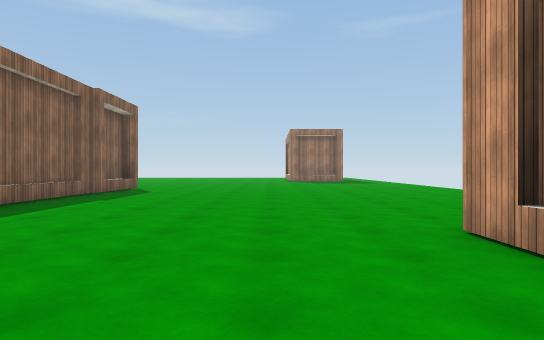
view 1 (above)

23 first-person views from a walk through a 3-D level made in the Unity game engine. The camera is 1.2 m above the floor, looks level and sees 75° across. The floor is counted in squares, 1.8 m on a side. Each view is taken from the middle of a square. On the plan, view 1 faces up. The plan holds only what a view shows up to about 11 squares ahead; the rest is blank. The place goes on beyond the plan. The player character is not drawn. Surface patterns are stand-ins for the level's own textures.

view 2
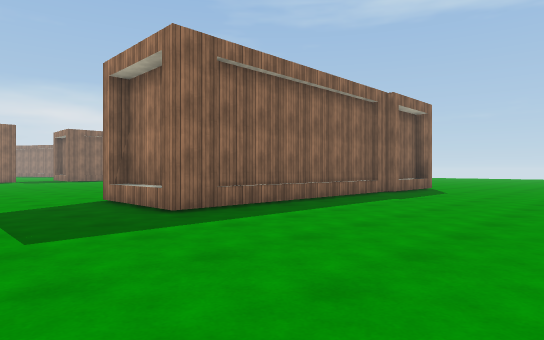

view 3
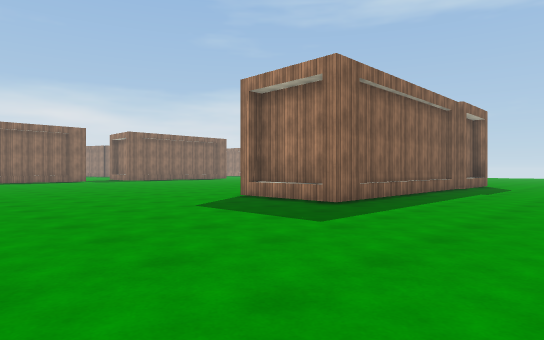

view 4
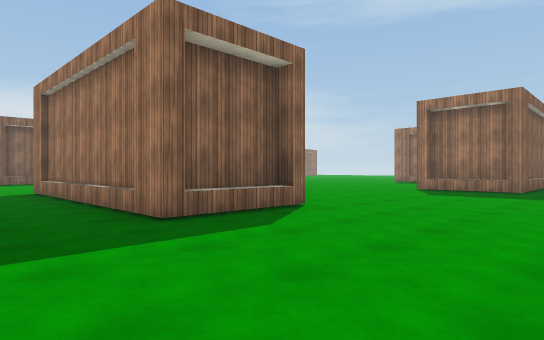

view 5
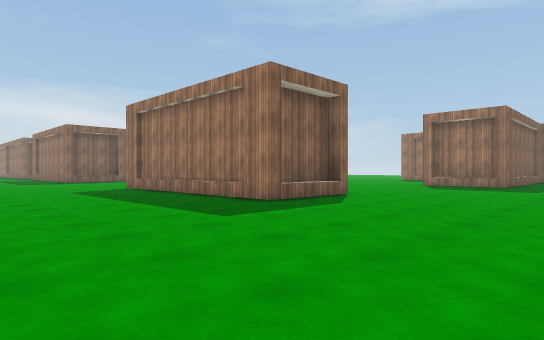

view 6
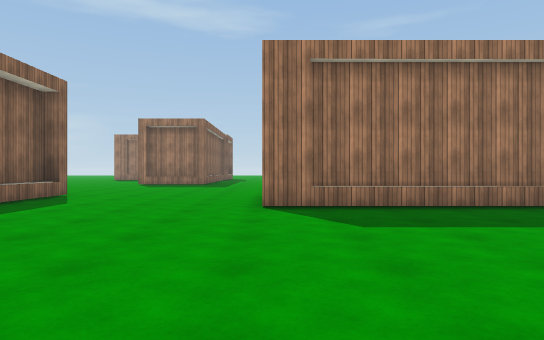

view 7
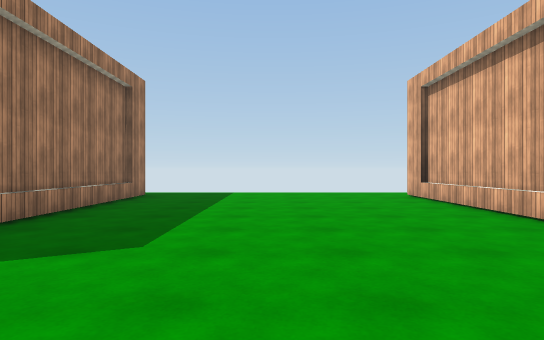

view 8
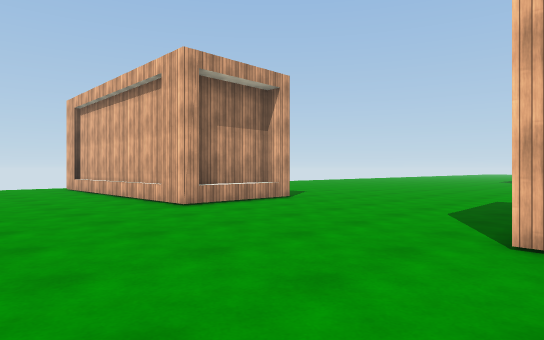

view 9
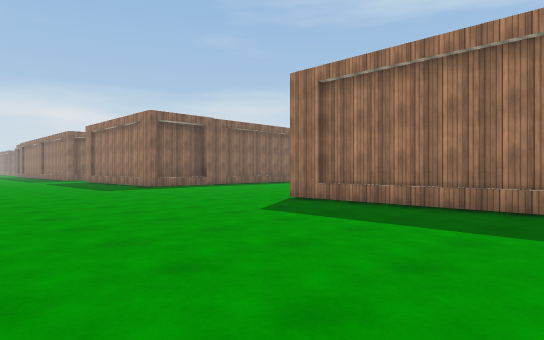

view 10
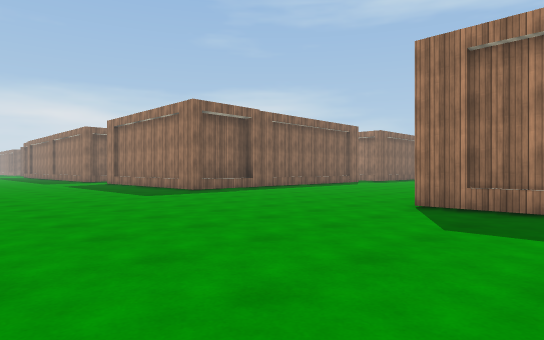

view 11
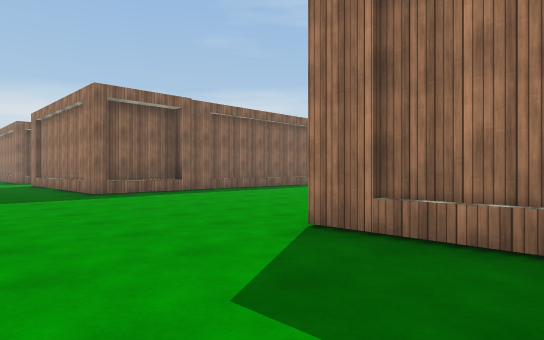

view 12
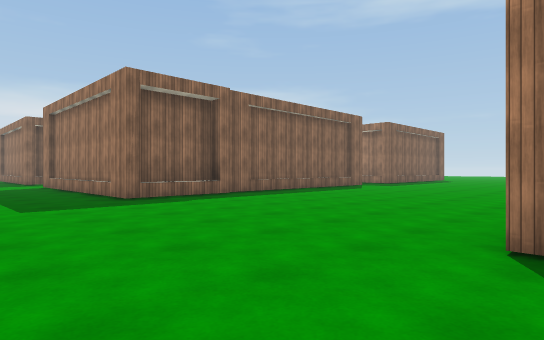

view 13
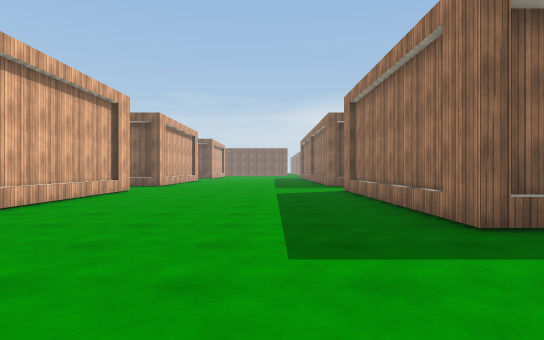

view 14
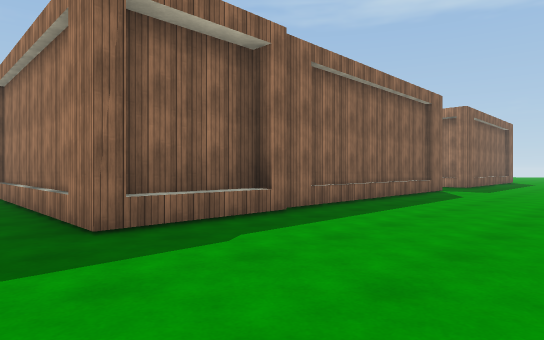

view 15
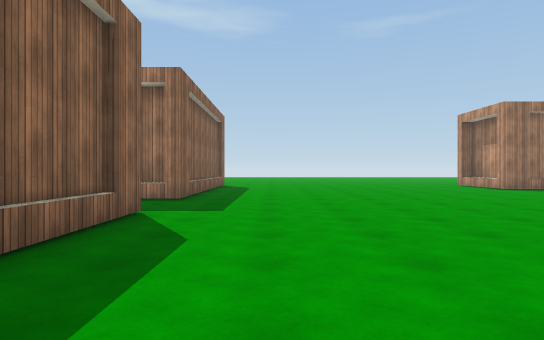

view 16
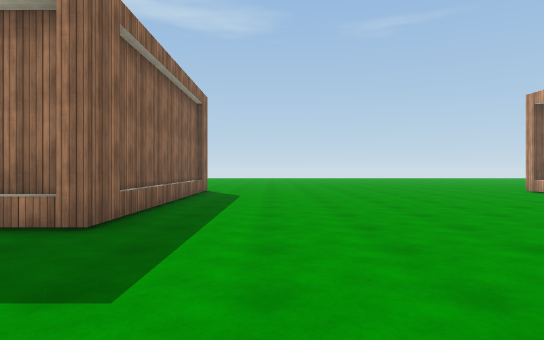

view 17
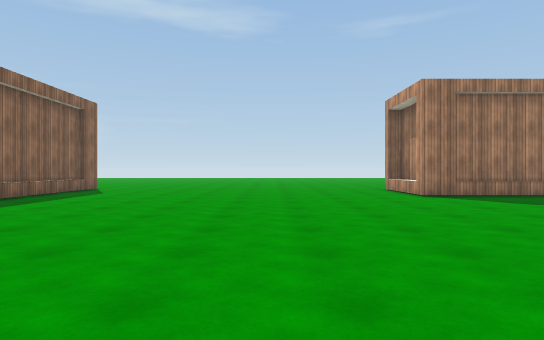

view 18
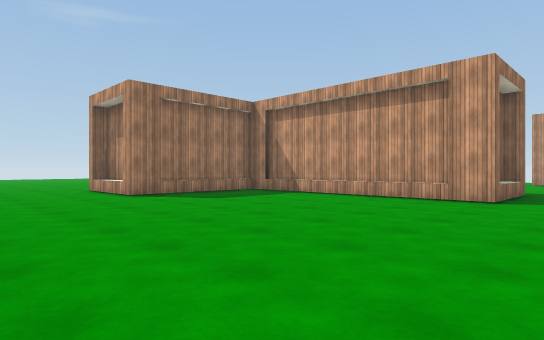

view 19
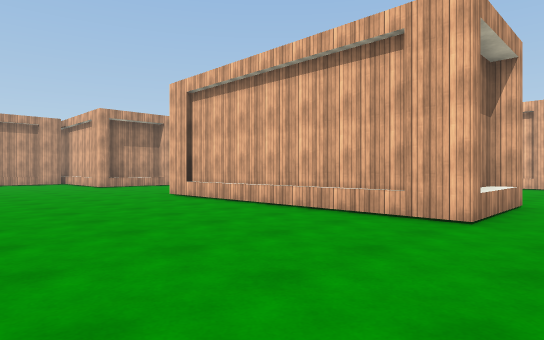

view 20
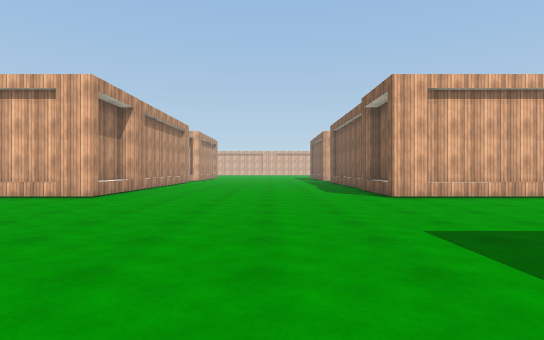

view 21
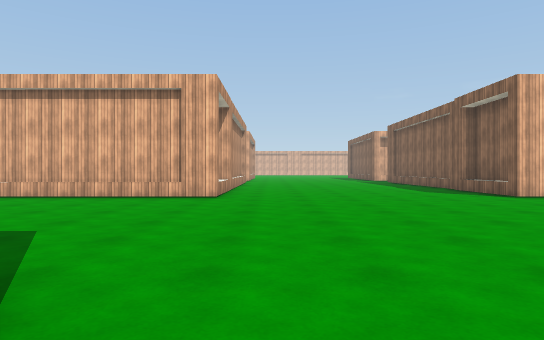

view 22
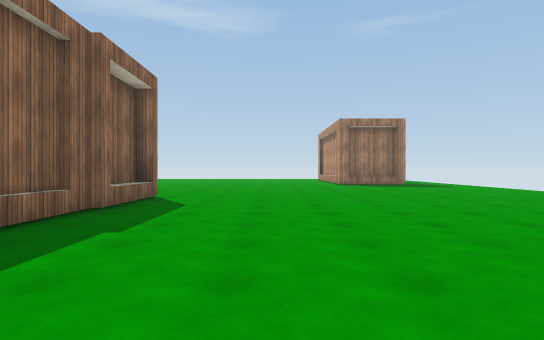

view 23
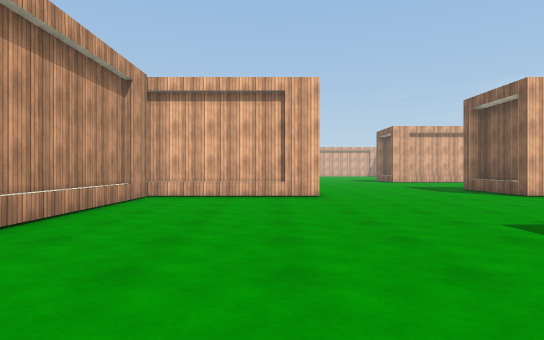

### Floor plan
Points are (right, up) in squares from view 1. A wall is a line through its corners. A room is listed if a view was taken in it or the views show most of it. See-through windows are left out.
Room 1 (views 1, 2, 3, 4, 5, 6, 7, 8, 9, 10, 11, 12, 13, 14, 15, 16, 17, 18, 19, 20, 21, 22, 23)
walls: (-7.3, -3.8) (-7.3, -6.7) (-14.7, -6.7) (-14.7, -3.8) (-7.3, -3.8); (-7.2, -4.1) (-7.7, -4.1) (-7.7, -6.1); (-13.8, -4) (-8.1, -4); (-7.8, 3.6) (-7.8, 8.4); (-8.2, -6.5) (-13.9, -6.5); (-5.4, 3.3) (-7.7, 3.3); (-14.8, -6.4) (-14.3, -6.4) (-14.3, -5.8); (-2.2, -3.8) (2, -3.8); (-1.4, -4) (2, -4) (2, 1.1); (-9.1, 9.9) (-12.2, 9.9) (-12.2, 12.9); (-9, 10.1) (-11.4, 10.1); (-5.2, 9.4) (-5.2, 3.8); (-5, 10) (-5, 2.8) (-8, 2.8) (-8, 8.5); (-21.9, -3.8) (-21.9, -6.7) (-29, -6.7); (-11.8, 11.2) (-11.8, 12.4); (2.2, -2.8) (2.2, 0.9); (2, 2.6) (2, 3.9); (-22.2, -4.1) (-22.2, -6.2); (-22.2, 2.8) (-22.2, -2.9); (-22, 3.6) (-22, -3.8); (-13.9, -13.7) (-9.2, -13.7); (-23, -6.5) (-28.4, -6.5); (-5.2, 12.5) (-5.2, 11.2); (-22.5, 6.4) (-23.4, 6.4); (-4.9, 12.9) (-4.9, 9.9); (4.4, -6.5) (-1.4, -6.5); (-14.7, -15.8) (-14.7, -13.5) (-9.4, -13.5); (-1, -13.7) (4.4, -13.7); (-14.3, -16) (-14.3, -14.6); (5.2, -6.7) (-2.2, -6.7); (-1.8, -16.1) (-1.8, -14); (-2.2, -16.5) (-2.2, -13.5) (5.1, -13.5); (-22.2, 12.2) (-22.2, 7.1); (-22.2, -14.5) (-22.2, -16); (-22, 12.9) (-22, 5.9) (-23.1, 5.9); (-28.4, -13.7) (-22.8, -13.7); (-29, -13.5) (-21.9, -13.5) (-21.9, -16)
ways out: gap at (-29, -14); gap at (-29, -6)

Positions as (right, up) in squares from view 1, and headings:
1: (0, 0), facing up
2: (0, 0), facing up-left
3: (-1, -3), facing up-left
4: (-3, -9), facing up-left
5: (-2, -12), facing up-left
6: (-2, -13), facing up
7: (-4, -10), facing right
8: (-8, -10), facing down-right
9: (-9, -13), facing up-left
10: (-12, -13), facing up-left
11: (-12, -10), facing up-left
12: (-14, -10), facing up-left
13: (-18, -9), facing left
14: (-18, -8), facing up-left
15: (-20, -2), facing up
16: (-20, 2), facing up
17: (-16, 1), facing up
18: (-16, 1), facing up-right
19: (-16, 1), facing down-right
20: (-19, -5), facing down
21: (-16, -5), facing down
22: (-2, 4), facing up
23: (-1, 5), facing down
